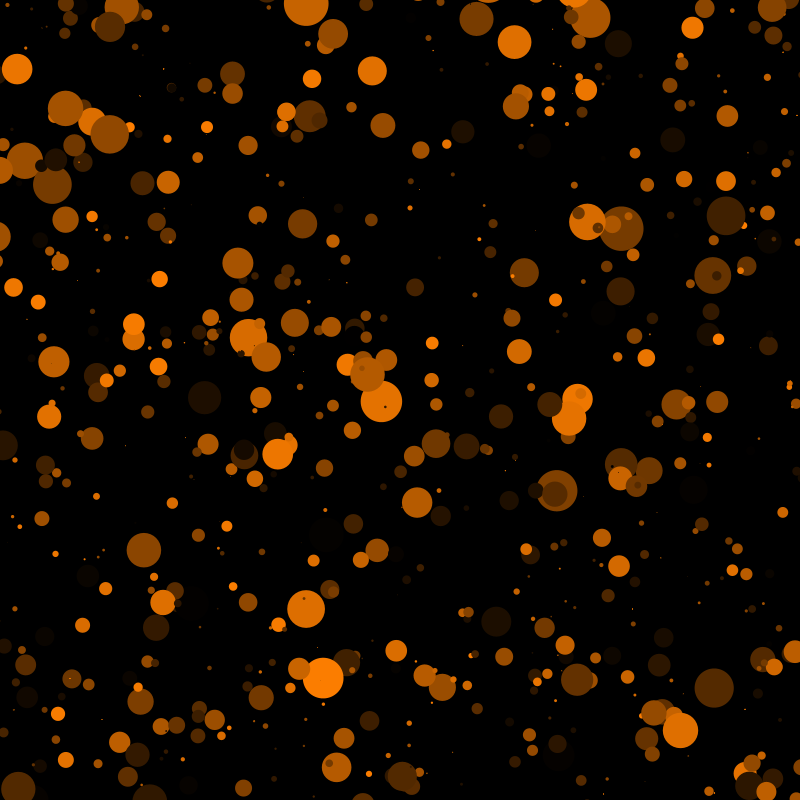
Frame 1 (no input)
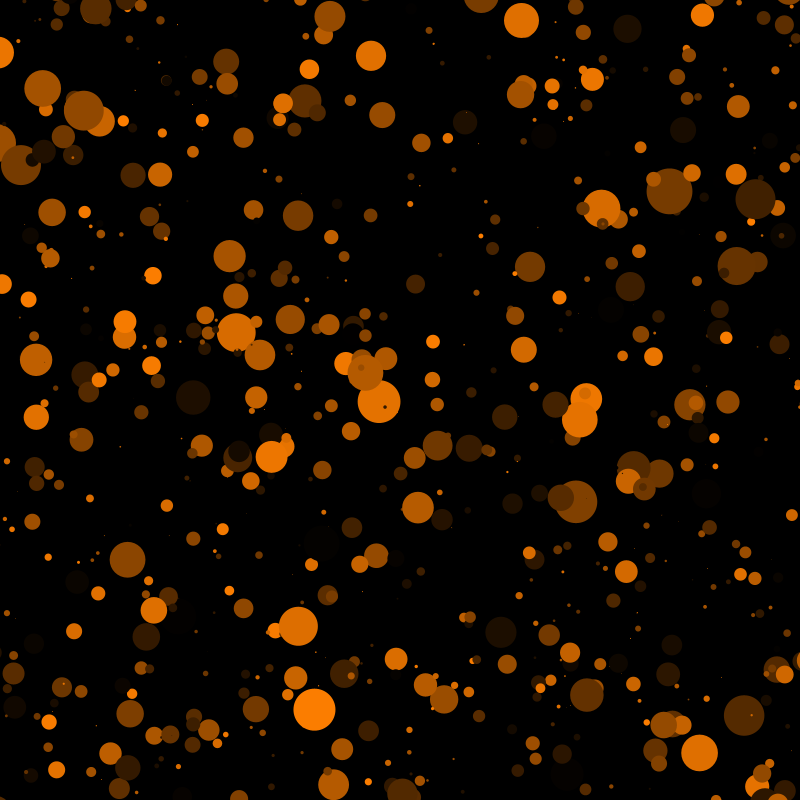
Frame 60 (the mouse pressed at the canvas centre just before this capture)
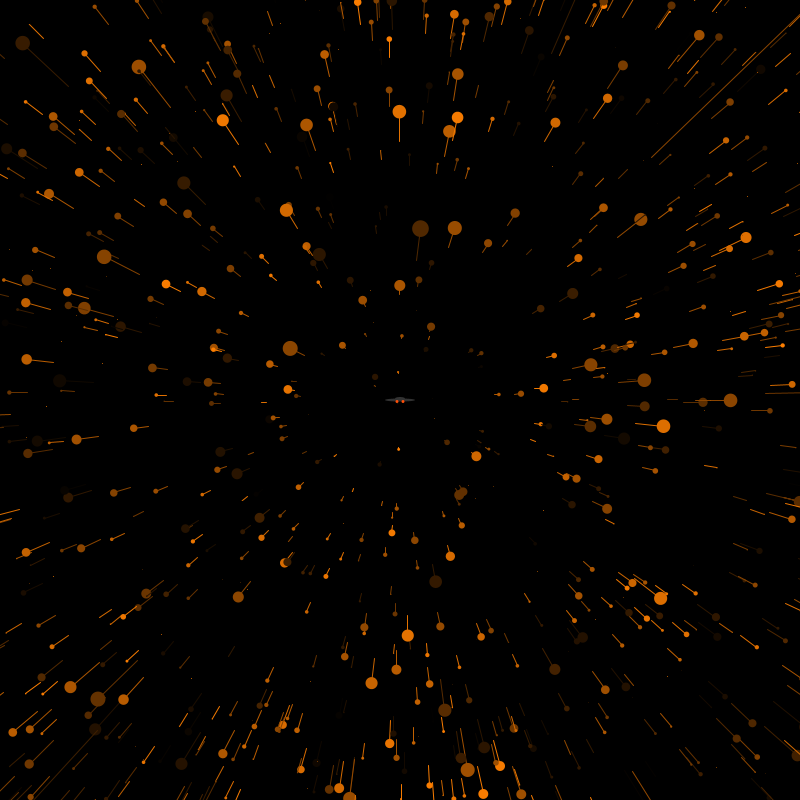
Frame 120 (the mouse held since frame 60 and released just before this capture)

The Processing sketch that drew these frames (run headless with seeded random() and noise(); from frame 60 on, the mouse is pressed at the canvas centre):

// Processing sketch: Starfield
// ── Starfield.pde
float topSpeed, speed;
float deltaSpeed = 0.5;
float maxSpeed = 50;
//Star[] stars = new Star[int(20000/maxSpeed)];
Star[] stars = new Star[2000];
void setup() {
  size(800, 800);
  translate(width/2, height/2);
  for (int i = 0; i < stars.length; i++) {
    stars[i] = new Star();
  }
}

void draw() {
  background(0);
  float distance = dist(mouseX, mouseY, width/2, height/2);
  if (distance >= width/2) distance = width/2-1;
  topSpeed = map(distance, 0, width/2, maxSpeed, 0);
  if (topSpeed > speed) {
    speed += deltaSpeed;
  } else if (topSpeed < speed) {
    speed -= deltaSpeed;
  } else {
    speed = topSpeed;
  }
  
  translate(width/2, height/2);
  for (int i = 0; i < stars.length; i++) {
    stars[i].update();
    stars[i].show();
  }
  displayShip();
  
}

void displayShip() {
  fill(50);
  noStroke();
  ellipse(0, 0-speed/20, speed/3, speed/10);
  ellipse(0, 0, speed, speed/10);
  fill(255, 80, 10); 
  ellipse(0 - speed/10, 0+speed/20, speed/10, (speed/10));
  ellipse(0 + speed/10, 0+speed/20, speed/10, (speed/10));
}

// ── Star.pde
class Star {
  float x;
  float y;
  float z;
  float pz;
  float c = random(0, 255);
  
  Star() {
    x = random(-width/2, width/2);
    y = random(-height/2, height/2);
    z = random(width);
    pz = z;
  }
  
  void update() { 
    z -= speed;
    if (z < 1) {
      z = width;
      x = random(-width/2, width/2);
      y = random(-height/2, height/2);
      pz = z;
    }
  }
  
  void show() {
    
    float sx = map(x/z, 0, 1, 0, width);
    float sy = map(y/z, 0, 1, 0, height);
    float r = map(z, 0, width, 1, 0)*(maxSpeed-speed);
    
    
    float px = map(x/pz, 0, 1, 0, width);
    float py = map(y/pz, 0, 1, 0, width);
    
    pz = z;
    
    stroke(c, c/2, 0);
    line(sx, sy, px, py);
    
    fill(c, c/2, 0);
    noStroke();
    ellipse(sx, sy ,r ,r);
  }
  
}
